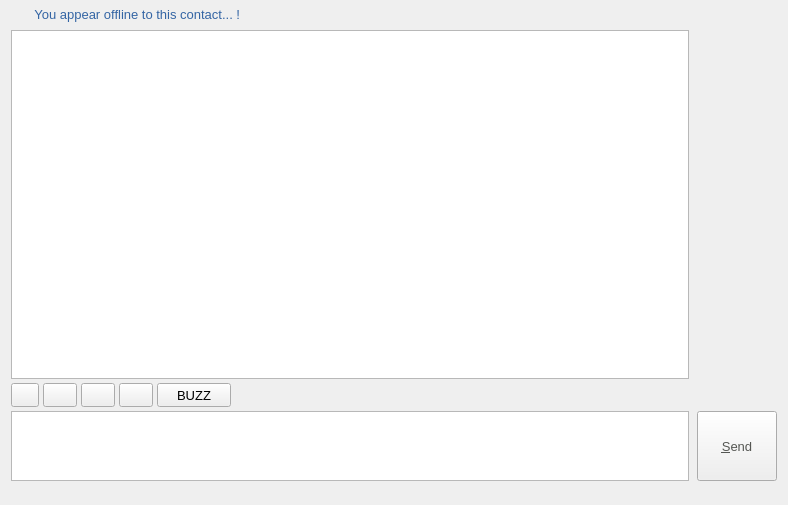
<?xml version="1.0" encoding="UTF-8"?>
<ui version="4.0">
 <class>IM_WindowObject</class>
 <widget class="QWidget" name="IM_WindowObject">
  <property name="geometry">
   <rect>
    <x>0</x>
    <y>0</y>
    <width>788</width>
    <height>505</height>
   </rect>
  </property>
  <property name="minimumSize">
   <size>
    <width>407</width>
    <height>0</height>
   </size>
  </property>
  <property name="windowTitle">
   <string>im window</string>
  </property>
  <layout class="QVBoxLayout" name="verticalLayout_3">
   <property name="spacing">
    <number>0</number>
   </property>
   <property name="topMargin">
    <number>2</number>
   </property>
   <property name="bottomMargin">
    <number>4</number>
   </property>
   <item>
    <layout class="QVBoxLayout" name="verticalLayout">
     <property name="spacing">
      <number>4</number>
     </property>
     <property name="bottomMargin">
      <number>0</number>
     </property>
     <item>
      <layout class="QHBoxLayout" name="notificationLayout">
       <property name="spacing">
        <number>0</number>
       </property>
       <property name="topMargin">
        <number>0</number>
       </property>
       <item>
        <spacer name="notificationSpacer">
         <property name="orientation">
          <enum>Qt::Horizontal</enum>
         </property>
         <property name="sizeType">
          <enum>QSizePolicy::Fixed</enum>
         </property>
         <property name="sizeHint" stdset="0">
          <size>
           <width>4</width>
           <height>2</height>
          </size>
         </property>
        </spacer>
       </item>
       <item>
        <widget class="QLabel" name="offlineIcon">
         <property name="sizePolicy">
          <sizepolicy hsizetype="Fixed" vsizetype="Fixed">
           <horstretch>0</horstretch>
           <verstretch>0</verstretch>
          </sizepolicy>
         </property>
         <property name="minimumSize">
          <size>
           <width>16</width>
           <height>16</height>
          </size>
         </property>
         <property name="maximumSize">
          <size>
           <width>16</width>
           <height>16</height>
          </size>
         </property>
         <property name="text">
          <string/>
         </property>
         <property name="scaledContents">
          <bool>true</bool>
         </property>
        </widget>
       </item>
       <item>
        <widget class="QLabel" name="noticeLabel">
         <property name="minimumSize">
          <size>
           <width>0</width>
           <height>24</height>
          </size>
         </property>
         <property name="maximumSize">
          <size>
           <width>16777215</width>
           <height>24</height>
          </size>
         </property>
         <property name="font">
          <font>
           <pointsize>10</pointsize>
           <italic>false</italic>
          </font>
         </property>
         <property name="styleSheet">
          <string notr="true">color:rgb(52, 101, 164)</string>
         </property>
         <property name="text">
          <string> You appear offline to this contact... !</string>
         </property>
         <property name="scaledContents">
          <bool>true</bool>
         </property>
        </widget>
       </item>
      </layout>
     </item>
     <item>
      <layout class="QHBoxLayout" name="horizontalLayout">
       <property name="bottomMargin">
        <number>0</number>
       </property>
       <item>
        <widget class="QTextEdit" name="conversationTextBox">
         <property name="enabled">
          <bool>true</bool>
         </property>
         <property name="sizePolicy">
          <sizepolicy hsizetype="Expanding" vsizetype="Expanding">
           <horstretch>0</horstretch>
           <verstretch>0</verstretch>
          </sizepolicy>
         </property>
         <property name="minimumSize">
          <size>
           <width>0</width>
           <height>24</height>
          </size>
         </property>
         <property name="maximumSize">
          <size>
           <width>16777215</width>
           <height>16777215</height>
          </size>
         </property>
         <property name="font">
          <font>
           <pointsize>10</pointsize>
          </font>
         </property>
         <property name="styleSheet">
          <string notr="true"/>
         </property>
         <property name="html">
          <string>&lt;!DOCTYPE HTML PUBLIC &quot;-//W3C//DTD HTML 4.0//EN&quot; &quot;http://www.w3.org/TR/REC-html40/strict.dtd&quot;&gt;
&lt;html&gt;&lt;head&gt;&lt;meta name=&quot;qrichtext&quot; content=&quot;1&quot; /&gt;&lt;style type=&quot;text/css&quot;&gt;
p, li { white-space: pre-wrap; }
&lt;/style&gt;&lt;/head&gt;&lt;body style=&quot; font-family:'DejaVu Sans'; font-size:10pt; font-weight:400; font-style:normal;&quot;&gt;
&lt;p style=&quot;-qt-paragraph-type:empty; margin-top:0px; margin-bottom:0px; margin-left:0px; margin-right:0px; -qt-block-indent:0; text-indent:0px; font-family:'Ubuntu'; font-size:x-large; font-weight:600;&quot;&gt;&lt;br /&gt;&lt;/p&gt;&lt;/body&gt;&lt;/html&gt;</string>
         </property>
         <property name="overwriteMode">
          <bool>false</bool>
         </property>
         <property name="textInteractionFlags">
          <set>Qt::LinksAccessibleByMouse|Qt::TextSelectableByMouse</set>
         </property>
        </widget>
       </item>
       <item>
        <spacer name="horizontalSpacer_4">
         <property name="orientation">
          <enum>Qt::Horizontal</enum>
         </property>
         <property name="sizeType">
          <enum>QSizePolicy::Fixed</enum>
         </property>
         <property name="sizeHint" stdset="0">
          <size>
           <width>4</width>
           <height>20</height>
          </size>
         </property>
        </spacer>
       </item>
       <item>
        <layout class="QVBoxLayout" name="verticalLayout_2">
         <property name="leftMargin">
          <number>0</number>
         </property>
         <property name="bottomMargin">
          <number>0</number>
         </property>
         <item>
          <widget class="QLabel" name="peerAvatar">
           <property name="sizePolicy">
            <sizepolicy hsizetype="Fixed" vsizetype="Fixed">
             <horstretch>0</horstretch>
             <verstretch>0</verstretch>
            </sizepolicy>
           </property>
           <property name="minimumSize">
            <size>
             <width>80</width>
             <height>80</height>
            </size>
           </property>
           <property name="maximumSize">
            <size>
             <width>80</width>
             <height>80</height>
            </size>
           </property>
           <property name="font">
            <font>
             <pointsize>19</pointsize>
            </font>
           </property>
           <property name="text">
            <string/>
           </property>
           <property name="pixmap">
            <pixmap>:/icons/icons/avatar.png</pixmap>
           </property>
           <property name="scaledContents">
            <bool>true</bool>
           </property>
          </widget>
         </item>
         <item>
          <spacer name="verticalSpacer">
           <property name="orientation">
            <enum>Qt::Vertical</enum>
           </property>
           <property name="sizeHint" stdset="0">
            <size>
             <width>20</width>
             <height>40</height>
            </size>
           </property>
          </spacer>
         </item>
         <item>
          <widget class="QLabel" name="myAvatar">
           <property name="sizePolicy">
            <sizepolicy hsizetype="Fixed" vsizetype="Fixed">
             <horstretch>0</horstretch>
             <verstretch>0</verstretch>
            </sizepolicy>
           </property>
           <property name="minimumSize">
            <size>
             <width>80</width>
             <height>80</height>
            </size>
           </property>
           <property name="maximumSize">
            <size>
             <width>80</width>
             <height>80</height>
            </size>
           </property>
           <property name="text">
            <string/>
           </property>
           <property name="pixmap">
            <pixmap>:/icons/icons/avatar.png</pixmap>
           </property>
           <property name="scaledContents">
            <bool>true</bool>
           </property>
          </widget>
         </item>
        </layout>
       </item>
      </layout>
     </item>
     <item>
      <layout class="QHBoxLayout" name="horizontalLayout_4">
       <property name="bottomMargin">
        <number>0</number>
       </property>
       <item>
        <widget class="QPushButton" name="smileysButton">
         <property name="minimumSize">
          <size>
           <width>0</width>
           <height>24</height>
          </size>
         </property>
         <property name="maximumSize">
          <size>
           <width>28</width>
           <height>24</height>
          </size>
         </property>
         <property name="font">
          <font>
           <pointsize>10</pointsize>
          </font>
         </property>
         <property name="toolTip">
          <string>smileys</string>
         </property>
         <property name="text">
          <string/>
         </property>
         <property name="icon">
          <iconset>
           <normalon>../../../../Resources/icons/smiley.png</normalon>
          </iconset>
         </property>
         <property name="iconSize">
          <size>
           <width>15</width>
           <height>15</height>
          </size>
         </property>
        </widget>
       </item>
       <item>
        <widget class="QPushButton" name="imagesButton">
         <property name="sizePolicy">
          <sizepolicy hsizetype="Fixed" vsizetype="Fixed">
           <horstretch>0</horstretch>
           <verstretch>0</verstretch>
          </sizepolicy>
         </property>
         <property name="minimumSize">
          <size>
           <width>34</width>
           <height>24</height>
          </size>
         </property>
         <property name="maximumSize">
          <size>
           <width>34</width>
           <height>24</height>
          </size>
         </property>
         <property name="font">
          <font>
           <pointsize>10</pointsize>
          </font>
         </property>
         <property name="toolTip">
          <string>send image</string>
         </property>
         <property name="text">
          <string/>
         </property>
         <property name="iconSize">
          <size>
           <width>17</width>
           <height>17</height>
          </size>
         </property>
        </widget>
       </item>
       <item>
        <widget class="QPushButton" name="sendFileButton">
         <property name="sizePolicy">
          <sizepolicy hsizetype="Fixed" vsizetype="Fixed">
           <horstretch>0</horstretch>
           <verstretch>0</verstretch>
          </sizepolicy>
         </property>
         <property name="minimumSize">
          <size>
           <width>34</width>
           <height>24</height>
          </size>
         </property>
         <property name="maximumSize">
          <size>
           <width>34</width>
           <height>24</height>
          </size>
         </property>
         <property name="font">
          <font>
           <pointsize>10</pointsize>
          </font>
         </property>
         <property name="toolTip">
          <string>send file</string>
         </property>
         <property name="text">
          <string/>
         </property>
         <property name="icon">
          <iconset>
           <normalon>../../../../Resources/icons/paperclip.png</normalon>
          </iconset>
         </property>
         <property name="iconSize">
          <size>
           <width>14</width>
           <height>14</height>
          </size>
         </property>
        </widget>
       </item>
       <item>
        <widget class="QPushButton" name="webcamButton">
         <property name="minimumSize">
          <size>
           <width>34</width>
           <height>24</height>
          </size>
         </property>
         <property name="maximumSize">
          <size>
           <width>34</width>
           <height>24</height>
          </size>
         </property>
         <property name="font">
          <font>
           <pointsize>10</pointsize>
          </font>
         </property>
         <property name="toolTip">
          <string>webcam</string>
         </property>
         <property name="text">
          <string/>
         </property>
         <property name="iconSize">
          <size>
           <width>15</width>
           <height>15</height>
          </size>
         </property>
        </widget>
       </item>
       <item>
        <widget class="QPushButton" name="buzzButton">
         <property name="minimumSize">
          <size>
           <width>74</width>
           <height>24</height>
          </size>
         </property>
         <property name="maximumSize">
          <size>
           <width>74</width>
           <height>24</height>
          </size>
         </property>
         <property name="font">
          <font>
           <pointsize>10</pointsize>
          </font>
         </property>
         <property name="toolTip">
          <string/>
         </property>
         <property name="text">
          <string>BUZZ</string>
         </property>
         <property name="icon">
          <iconset>
           <normalon>../../../../Resources/icons/buzz.png</normalon>
          </iconset>
         </property>
         <property name="iconSize">
          <size>
           <width>16</width>
           <height>16</height>
          </size>
         </property>
        </widget>
       </item>
       <item>
        <spacer name="horizontalSpacer_2">
         <property name="orientation">
          <enum>Qt::Horizontal</enum>
         </property>
         <property name="sizeHint" stdset="0">
          <size>
           <width>40</width>
           <height>20</height>
          </size>
         </property>
        </spacer>
       </item>
      </layout>
     </item>
     <item>
      <layout class="QHBoxLayout" name="horizontalLayout_2">
       <property name="bottomMargin">
        <number>0</number>
       </property>
       <item>
        <widget class="QTextEdit" name="sendMessageBox">
         <property name="maximumSize">
          <size>
           <width>1900</width>
           <height>70</height>
          </size>
         </property>
         <property name="font">
          <font>
           <pointsize>10</pointsize>
          </font>
         </property>
         <property name="html">
          <string>&lt;!DOCTYPE HTML PUBLIC &quot;-//W3C//DTD HTML 4.0//EN&quot; &quot;http://www.w3.org/TR/REC-html40/strict.dtd&quot;&gt;
&lt;html&gt;&lt;head&gt;&lt;meta name=&quot;qrichtext&quot; content=&quot;1&quot; /&gt;&lt;style type=&quot;text/css&quot;&gt;
p, li { white-space: pre-wrap; }
&lt;/style&gt;&lt;/head&gt;&lt;body style=&quot; font-family:'DejaVu Sans'; font-size:10pt; font-weight:400; font-style:normal;&quot;&gt;
&lt;p style=&quot;-qt-paragraph-type:empty; margin-top:12px; margin-bottom:12px; margin-left:0px; margin-right:0px; -qt-block-indent:0; text-indent:0px; font-family:'Ubuntu';&quot;&gt;&lt;br /&gt;&lt;/p&gt;&lt;/body&gt;&lt;/html&gt;</string>
         </property>
        </widget>
       </item>
       <item>
        <spacer name="horizontalSpacer_5">
         <property name="orientation">
          <enum>Qt::Horizontal</enum>
         </property>
         <property name="sizeType">
          <enum>QSizePolicy::Fixed</enum>
         </property>
         <property name="sizeHint" stdset="0">
          <size>
           <width>4</width>
           <height>20</height>
          </size>
         </property>
        </spacer>
       </item>
       <item>
        <widget class="QPushButton" name="sendMsgButton">
         <property name="maximumSize">
          <size>
           <width>80</width>
           <height>70</height>
          </size>
         </property>
         <property name="font">
          <font>
           <pointsize>10</pointsize>
          </font>
         </property>
         <property name="styleSheet">
          <string notr="true">color:rgb(85, 87, 83)</string>
         </property>
         <property name="text">
          <string>&amp;Send</string>
         </property>
        </widget>
       </item>
      </layout>
     </item>
    </layout>
   </item>
   <item>
    <widget class="QLabel" name="notification_label">
     <property name="minimumSize">
      <size>
       <width>0</width>
       <height>20</height>
      </size>
     </property>
     <property name="maximumSize">
      <size>
       <width>16777215</width>
       <height>20</height>
      </size>
     </property>
     <property name="font">
      <font>
       <pointsize>10</pointsize>
      </font>
     </property>
     <property name="styleSheet">
      <string notr="true">color:rgb(136, 138, 133)</string>
     </property>
     <property name="text">
      <string/>
     </property>
    </widget>
   </item>
  </layout>
  <action name="actionLoadPrevious">
   <property name="text">
    <string>Load Previous</string>
   </property>
  </action>
  <action name="actionClearArchive">
   <property name="text">
    <string>Clear Archive</string>
   </property>
  </action>
 </widget>
 <resources/>
 <connections/>
</ui>
